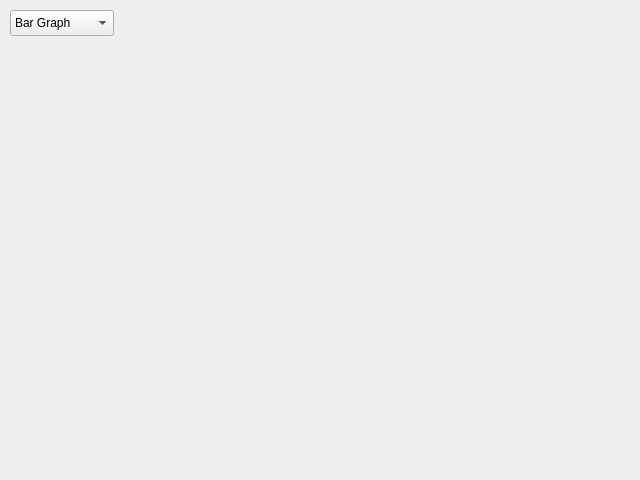
<?xml version="1.0" encoding="UTF-8"?>
<ui version="4.0">
 <class>graphwindow</class>
 <widget class="QDialog" name="graphwindow">
  <property name="geometry">
   <rect>
    <x>0</x>
    <y>0</y>
    <width>640</width>
    <height>480</height>
   </rect>
  </property>
  <property name="windowTitle">
   <string>Dialog</string>
  </property>
  <widget class="QCustomPlot" name="graph" native="true">
   <property name="geometry">
    <rect>
     <x>0</x>
     <y>39</y>
     <width>640</width>
     <height>441</height>
    </rect>
   </property>
  </widget>
  <widget class="QComboBox" name="comboBox">
   <property name="geometry">
    <rect>
     <x>10</x>
     <y>10</y>
     <width>104</width>
     <height>26</height>
    </rect>
   </property>
   <item>
    <property name="text">
     <string>Bar Graph</string>
    </property>
   </item>
   <item>
    <property name="text">
     <string>Pie Graph</string>
    </property>
   </item>
  </widget>
 </widget>
 <customwidgets>
  <customwidget>
   <class>QCustomPlot</class>
   <extends>QWidget</extends>
   <header>qcustomplot.h</header>
   <container>1</container>
  </customwidget>
 </customwidgets>
 <resources/>
 <connections/>
</ui>
